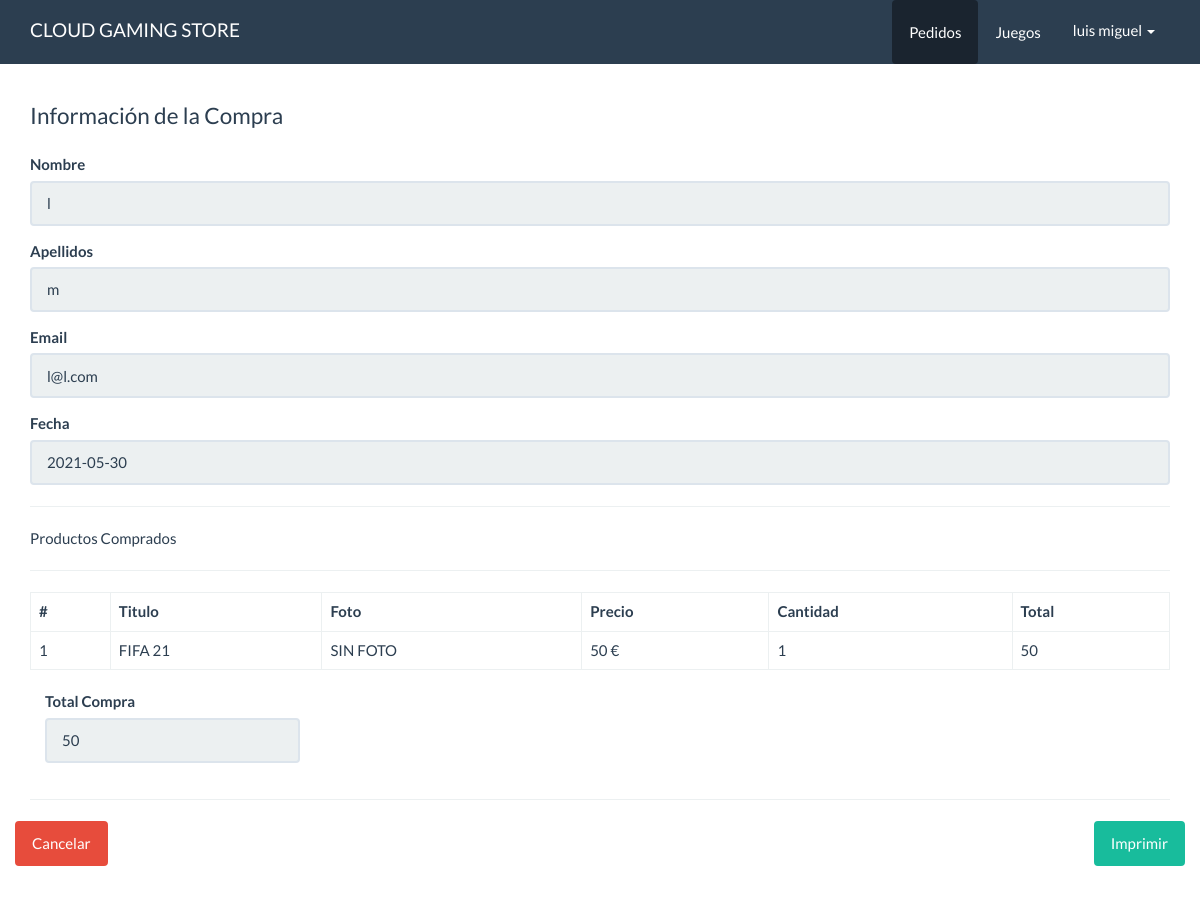
Screenshot of /TiendaOnline/panel/pedidos/ver.php?ID_PEDIDO=2 (signed in) with the database file from the repository.
### tables this page shows
CREATE TABLE `pedido` (
  `ID_PEDIDO` int(10) NOT NULL,
  `COMPRADO` int(1) NOT NULL,
  `FECHA` date NOT NULL,
  `USUARIO_ID_USUARIO` int(10) NOT NULL
);

CREATE TABLE `usuario` (
  `ID_USUARIO` int(10) NOT NULL,
  `EMAIL` varchar(50) NOT NULL,
  `PASSWORD` varchar(50) NOT NULL,
  `NOMBRE` varchar(25) NOT NULL,
  `APELLIDOS` varchar(25) NOT NULL,
  `DIRECCION` varchar(100) NOT NULL,
  `ADMIN` int(1) NOT NULL
);

CREATE TABLE `detalle_pedido` (
  `PEDIDO_ID_PEDIDO` int(10) NOT NULL,
  `PRODUCTO_ID_PRODUCTO` int(10) NOT NULL,
  `CANTIDAD` int(11) NOT NULL,
  `DEVUELTO` int(1) NOT NULL
);

CREATE TABLE `producto` (
  `ID_PRODUCTO` int(10) NOT NULL,
  `NOMBRE_PRODUCTO` varchar(50) NOT NULL,
  `DESCRIPCION` varchar(250) NOT NULL,
  `PRECIO` double NOT NULL,
  `STOCK` int(10) NOT NULL,
  `IMAGEN` varchar(100) NOT NULL,
  `CATEGORIA_ID_CATEGORIA` int(10) NOT NULL
);

### TiendaOnline/src/Pedido.php (called while the page is built, shortened)
<?php
class Pedido{
    private $cn = null;
    public function __construct(){
        $this->config = parse_ini_file(__DIR__.'/../config.ini') ;
        $this->cn = new \PDO( $this->config['dns'], $this->config['usuario'],$this->config['clave'],array(
            \PDO::MYSQL_ATTR_INIT_COMMAND => 'SET NAMES utf8'
        ));
    }
    public function mostrarPorId($id){
        $sql = "SELECT p.USUARIO_ID_USUARIO,  p.FECHA, EMAIL, PASSWORD, NOMBRE, APELLIDOS, DIRECCION, ADMIN FROM pedido p
        INNER JOIN usuario u ON p.USUARIO_ID_USUARIO = u.ID_USUARIO WHERE p.ID_PEDIDO = :ID_PEDIDO";
        $resultado = $this->cn->prepare($sql);
        $_array = array(
            ':ID_PEDIDO'=>$id
        );
        if($resultado->execute($_array))
            return  $resultado->fetch();
        return false;
    }
    public function mostrarDetallePorIdPedido($id){
        $sql = "SELECT
                dp.PEDIDO_ID_PEDIDO,
                dp.PRODUCTO_ID_PRODUCTO,
                p.NOMBRE_PRODUCTO,
                p.PRECIO,
                dp.CANTIDAD,
                p.IMAGEN
                FROM detalle_pedido dp
                INNER JOIN producto p ON p.ID_PRODUCTO = dp.PRODUCTO_ID_PRODUCTO
                WHERE dp.PEDIDO_ID_PEDIDO = :ID_PEDIDO";
        $resultado = $this->cn->prepare($sql);
        $_array = array(
            ':ID_PEDIDO'=>$id
        );
        if($resultado->execute($_array))
            return  $resultado->fetchAll();
        return false;
    }
}

### TiendaOnline/panel/pedidos/ver.php (the view, shortened to what this page needs)
<!DOCTYPE html>
<html lang="en">
<head>
    <link rel="stylesheet" href="../../assets/css/bootstrap.min.css">
    <link rel="stylesheet" href="../../assets/css/estilos.css">
</head>
<body>
    <nav class="navbar navbar-default navbar-fixed-top">
      <div class="container">
        <div class="navbar-header">
          <a class="navbar-brand" href="../mainpanel.php">CLOUD GAMING STORE</a>
        </div>
        <div id="navbar" class="navbar-collapse collapse">
          <ul class="nav navbar-nav pull-right">
            <li class="active">
              <a href="index.php" class="btn">Pedidos</a>
            </li>
            <li>
              <a href="../juegos/index.php" class="btn">Juegos</a>
            </li>
            <li class="dropdown">
                <a href="#" class="dropdown-toggle" data-toggle="dropdown" role="button" aria-haspopup="true" aria-expanded="false">
                  <?php print $_SESSION['usuario_info']['NOMBRE'] ?> <span class="caret"></span></a>
            </li>
          </ul>
        </div>
      </div>
    </nav>
    <div class="container" id="main">
    <div class="row">
          <div class="col-md-12">
            <fieldset>
                <?php
                    $id = $_GET['ID_PEDIDO'];
                    $pedido = new tonline\Pedido;
                    $info_pedido = $pedido->mostrarPorId($id);
                    $info_detalle_pedido = $pedido->mostrarDetallePorIdPedido($id);
                ?>
                <legend>Información de la Compra</legend>
                <div class="form-group">
                    <label>Nombre</label>
                    <input value="<?php print $info_pedido['NOMBRE'] ?>" type="text" class="form-control" readonly>
                </div>
                <div class="form-group">
                    <label>Apellidos</label>
                    <input value="<?php print $info_pedido['APELLIDOS'] ?>" type="text" class="form-control" readonly>
                </div>
                <div class="form-group">
                    <label>Email</label>
                    <input value="<?php print $info_pedido['EMAIL'] ?>" type="text" class="form-control" readonly>
                </div>
                <div class="form-group">
                    <label>Fecha</label>
                    <input value="<?php print $info_pedido['FECHA'] ?>" type="text" class="form-control" readonly>
                </div>
                <hr>
                    Productos Comprados
                <hr>
                <table class="table table-bordered">
                  <thead>
                    <tr>
                      <th>#</th>
                      <th>Titulo</th>
                      <th>Foto</th>
                      <th>Precio</th>
                      <th>Cantidad</th>
                      <th>
                          Total
                      </th>
                    </tr>
                  </thead>
                  <tbody>
                    <?php
                      $cantidad = count($info_detalle_pedido);
                      if($cantidad > 0){
                        $c=0;
                      for($x =0; $x < $cantidad; $x++){
                        $c++;
                        $item = $info_detalle_pedido[$x];
                        $total = $item['PRECIO'] * $item['CANTIDAD'];
                    ?>
                    <tr>
                      <td><?php print $c?></td>
                      <td><?php print $item['NOMBRE_PRODUCTO']?></td>
                      <td>
                      <?php
                          $foto = '../../'.$item['IMAGEN'];
                          if(file_exists($foto)){
                        ?>
                          <img src="<?php print $foto; ?>" width="35">
                      <?php }else{?>
                          SIN FOTO
                      <?php }?>
                      </td>
                      <td><?php print $item['PRECIO']?> €</td>
                      <td><?php print $item['CANTIDAD']?></td>
                    <td>
                    <?php print $total?>
                    </td>
                    </tr>
                    <?php
                      }
                    }else{
                    ?>
                    <tr>
                      <td colspan="6">NO HAY REGISTROS</td>
                    </tr>
                    <?php }?>
                  </tbody>
                </table>
                <div class="col-md-3">
                    <div class="form-group">
                        <label>Total Compra</label>
                        <input value="<?php print $item['PRECIO'] * $item['CANTIDAD'] ?>" type="text" class="form-control" readonly>
                    </div>
                </div>
            </fieldset>
          </div>
        </div>
        <hr>
        <div class="row">
          <div class="pull-left">
            <a href="./index.php" class="btn btn-danger hidden-print">Cancelar</a>
          </div>
          <div class="pull-right">
            <a href="javascript:;" id="btnImprimir" class="btn btn-success hidden-print">Imprimir</a>
          </div>
        </div>
        <br><br>
    </div>
</body>
</html>

### TiendaOnline/assets/css/estilos.css (style rules this page uses)
#main { margin-top: 100px; }

### rows the page displays
pedido: USUARIO_ID_USUARIO.NOMBRE "l", USUARIO_ID_USUARIO.APELLIDOS "m", USUARIO_ID_USUARIO.EMAIL "l@l.com", FECHA "2021-05-30"
detalle_pedido: PRODUCTO_ID_PRODUCTO.NOMBRE_PRODUCTO "FIFA 21", PRODUCTO_ID_PRODUCTO.PRECIO "50", CANTIDAD "1"

### other values shown
$_SESSION['usuario_info']['NOMBRE'] "luis miguel"
